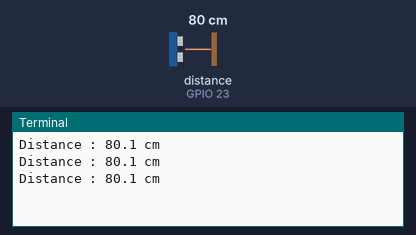
The program below on a simulated Raspberry Pi (BCM pin numbers). Shown: the last lines printed to the terminal. The test bench sets the inputs (shaded band); at power-on: distance to the obstacle (sensor on GPIO 23) 80 cm. The echo pulse lasts 58.3 µs per cm; the clock reads 2024-03-15 10:24:30 at power-on unless the program sets it.

Above: at 1.2 s.
1.3 s: distance to the obstacle (sensor on GPIO 23) set to 2 cm
At 1.88 s:
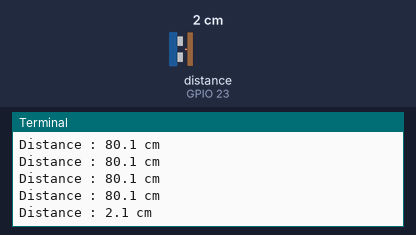
2.8 s: distance to the obstacle (sensor on GPIO 23) set to 4 cm
At 3.08 s:
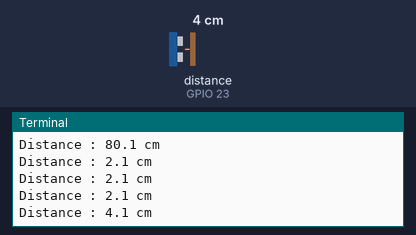
Timing chart, 0 to 5.8 s (numbered marks = the images above; inputs shaded):
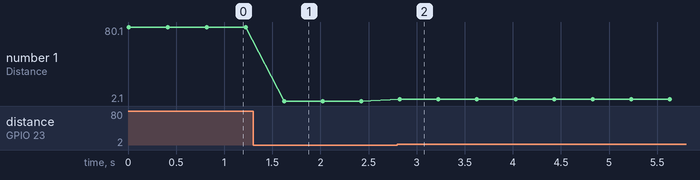

Measured:
- after the input at 1.3 s, the terminal: prints a new line after 0.32 s (image 1)
- after the input at 2.8 s, the terminal: prints a new line at once (image 2)
- plotted number 1: 80.1 → 2.1 after the input at 1.3 s, 2.1 → 4.1 after the input at 2.8 s

The program:

distance01.py
```python
import RPi.GPIO as GPIO
import time

TRIG = 22
ECHO = 23

GPIO.setmode(GPIO.BCM)
GPIO.setup(TRIG, GPIO.OUT)
GPIO.setup(ECHO, GPIO.IN)


try:
	while True:
		GPIO.output(TRIG, True)
		time.sleep(0.00001)	# 10uS의 펄스 발생을 위한 딜레이
		GPIO.output(TRIG, False)

		while GPIO.input(ECHO)==0:
			start = time.time()	# Echo핀 상승 시간값 저장

		while GPIO.input(ECHO)==1:
			stop = time.time()	# Echo핀 하강 시간값 저장

		check_time = stop - start
		distance = check_time * 34300/2
		print("Distance : %.1f cm" %distance)
		time.sleep(0.4)

except KeyboardInterrupt:
	print("거리 측정 완료")
	GPIO.cleanup()
```
